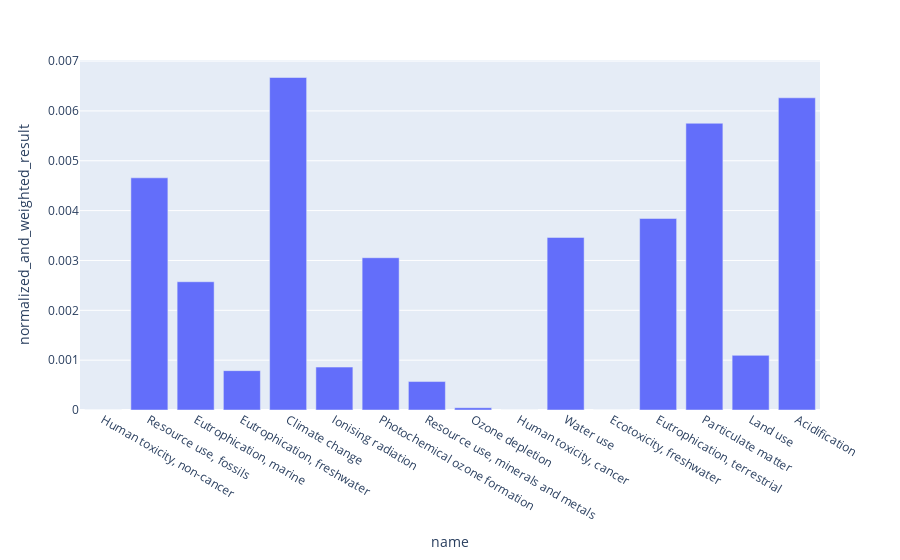
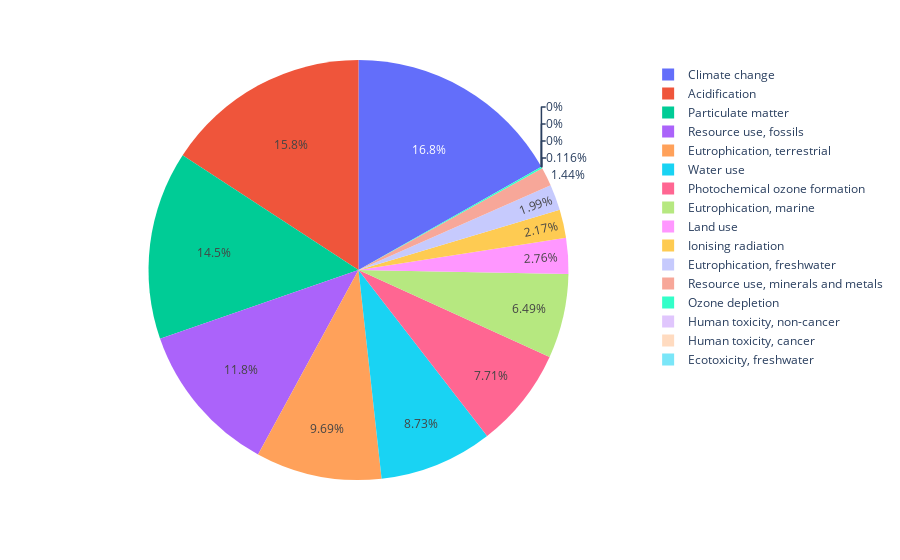

Notebook code for these charts, in order:
### Code cell
#By meal, comparison of impacts by categories
paella = score_comparison.loc[score_comparison['meal'] == 'Paella']
paella.head()

fig = px.bar(paella, x=paella.name, y = paella.normalized_and_weighted_result)
fig.show()

fig2 = px.pie(paella, values='normalized_and_weighted_result', names = 'name')
fig2.show()

### Figure 1 — Plotly figure (JSON) as saved in the notebook; plotly's stock layout.template omitted (floating-point values rounded to 4 significant figures)
{"data": [{"alignmentgroup": "True", "hovertemplate": "name=%{x}<br>normalized_and_weighted_result=%{y}<extra></extra>", "legendgroup": "", "marker": {"color": "#636efa"}, "name": "", "offsetgroup": "", "orientation": "v", "showlegend": false, "textposition": "auto", "type": "bar", "x": ["Human toxicity, non-cancer", "Resource use, fossils", "Eutrophication, marine", "Eutrophication, freshwater", "Climate change", "Ionising radiation", "Photochemical ozone formation", "Resource use, minerals and metals", "Ozone depletion", "Human toxicity, cancer", "Water use", "Ecotoxicity, freshwater", "Eutrophication, terrestrial", "Particulate matter", "Land use", "Acidification"], "xaxis": "x", "y": [0, 0.004658, 0.002573, 0.0007894, 0.00667, 0.0008608, 0.003055, 0.0005705, 4.595e-05, 0, 0.003462, 0, 0.003842, 0.005752, 0.001096, 0.006263], "yaxis": "y"}], "layout": {"barmode": "relative", "legend": {"tracegroupgap": 0}, "margin": {"t": 60}, "xaxis": {"anchor": "y", "domain": [0, 1], "title": {"text": "name"}}, "yaxis": {"anchor": "x", "domain": [0, 1], "title": {"text": "normalized_and_weighted_result"}}}}

### Figure 2 — Plotly figure (JSON) as saved in the notebook; plotly's stock layout.template omitted (floating-point values rounded to 4 significant figures)
{"data": [{"domain": {"x": [0, 1], "y": [0, 1]}, "hovertemplate": "name=%{label}<br>normalized_and_weighted_result=%{value}<extra></extra>", "labels": ["Human toxicity, non-cancer", "Resource use, fossils", "Eutrophication, marine", "Eutrophication, freshwater", "Climate change", "Ionising radiation", "Photochemical ozone formation", "Resource use, minerals and metals", "Ozone depletion", "Human toxicity, cancer", "Water use", "Ecotoxicity, freshwater", "Eutrophication, terrestrial", "Particulate matter", "Land use", "Acidification"], "legendgroup": "", "name": "", "showlegend": true, "type": "pie", "values": [0, 0.004658, 0.002573, 0.0007894, 0.00667, 0.0008608, 0.003055, 0.0005705, 4.595e-05, 0, 0.003462, 0, 0.003842, 0.005752, 0.001096, 0.006263]}], "layout": {"legend": {"tracegroupgap": 0}, "margin": {"t": 60}}}
